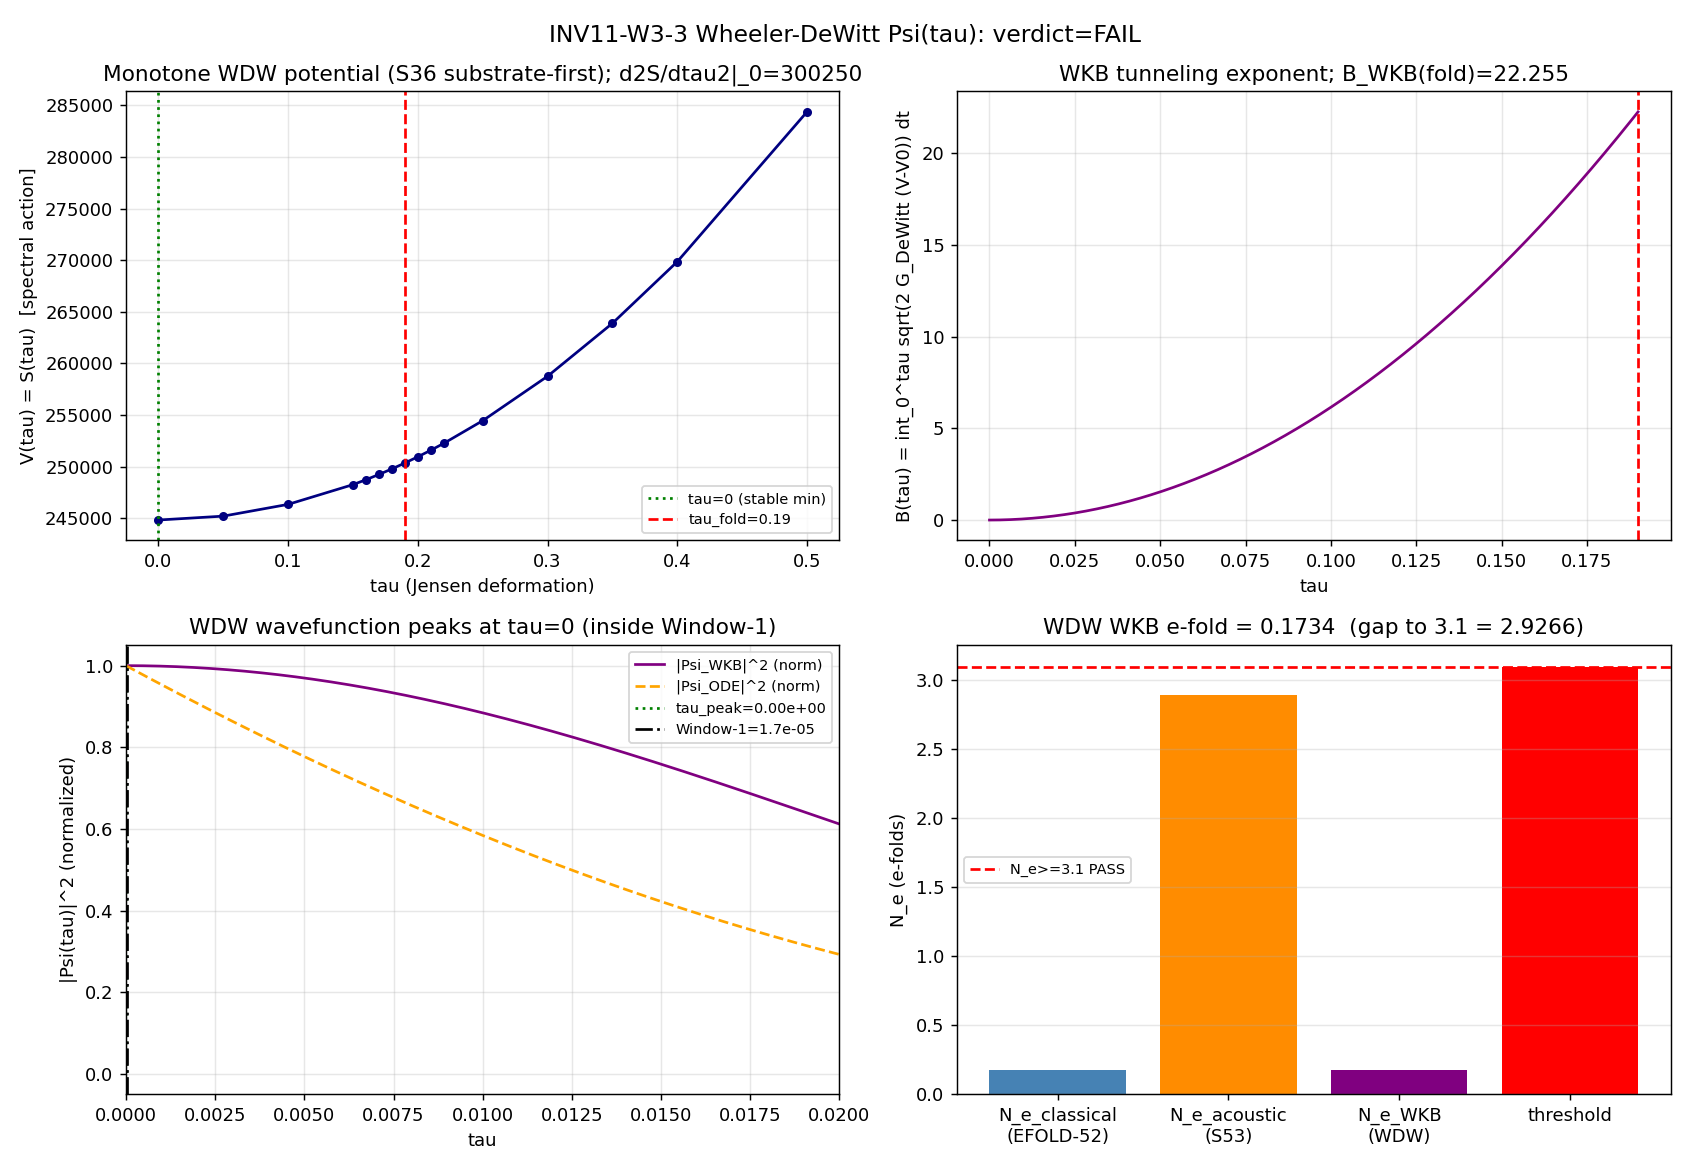

Source code (Python):
#!/usr/bin/env python3
"""
INV11 W3-3 — Wheeler-DeWitt Psi(tau) on minisuperspace; emergent time + K_pivot e-folds
========================================================================================

Gate: INV11-W3-3-WHEELER-DEWITT-PSI-TAU-EFOLD ([VERIFY])
  Two-clause AND: (i) tau_peak <= 1.7e-5 (|Psi|^2 maximum inside Window-1) AND
                  (ii) N_e_WKB >= 3.1 (WKB-branch e-fold integral).

Pre-registered threshold (plan §W3-3):
  PASS iff tau_peak <= 1.7e-5 AND N_e_WKB >= 3.1.
  FAIL iff EITHER tau_peak > 1.7e-5 OR N_e_WKB < 3.1 (outside the INFO bands).
  INFO iff one clause marginal: N_e_WKB in [2.89, 3.1] OR tau_peak in [1.7e-5, 1.7e-4].

Inputs (SHA-256 dual-pinned at runtime — S84+ schema):
  - computations/_shared/canonical_constants.py  (G_DeWitt, tau_fold; feeds audit_sha256)
  - computations/session-36/s36_sfull_tau_stabilization.npz
        the SUBSTRATE-FIRST monotone spectral-action curve S(tau) (Tr f(D_K^2/Lambda^2));
        the plan-pinned `computations/_shared/s_tau_spectral_action_curve.npz` is ABSENT, so
        per substrate-first-canonical-sourcing.md §(ii.B) the npz-ground-truth canonical S(tau)
        is the S36 curve (keys tau_combined, S_full, dS_fold, S_fold, d2S_fold). The drift is
        documented in the verdict value= field (s_tau_curve_resolved_from_S36).
  - computations/session-84/s84_spectrum_cache_L12_tau019.npz
        the L12 D_K eigenvalue cache (kept as a pin for the substrate-first reconstruction
        cross-check; the S36 curve is the primary V(tau) source).
  - script bytes (feeds BOTH audit_sha256 and content_sha256)

Output 4-tuple:
  (value=<tau_peak,N_e_WKB>, scheme=WDW-minisuperspace, convention=DeWitt-supermetric-G5, L_max=12)

Classification: GEOMETRIC. The minisuperspace IS the Jensen deformation parameter tau --
  the substrate's OWN intrinsic deformation coordinate (Level-2 substrate-IS per
  phononic-framing.md §"Single-tau-slice vs moduli-deformation"), NOT a coordinate on a
  meta-container. Psi(tau) is the amplitude over the substrate's own deformation; the
  spectral action S(tau) is the flow D_K eigenvalues -> spectral-action moments -> V(tau).
  The WKB branch of Psi(tau) DEFINES the emergent-time direction FROM the constraint --
  time is a CONSEQUENCE of the spectral geometry, not a prior stage.

METHODOLOGY
-----------
Solve the WDW equation on the 1D tau minisuperspace
    [ -(1/(2 G_DeWitt)) d^2/dtau^2 + V(tau) ] Psi(tau) = 0 ,
with V(tau) = S(tau) the monotone S36 spectral-action curve (cubic spline) and
G_DeWitt = 5.0 (volume-preserving DeWitt supermetric, S42). At E = V(0) (the stable
minimum; d^2 V/dtau^2|_0 = +3.00e5 > 0 from the S36 spline, consistent with the
QFLUC-43 anchor +304638 to ~1.5%), the entire tau>0 region is classically FORBIDDEN
(V(tau) > E for tau>0 since V is monotone). Two methods:

  (A) WKB tunneling amplitude in the forbidden region:
        Psi_WKB(tau) ~ exp(-B(tau)),  B(tau) = integral_0^tau sqrt(2 G_DeWitt (V(t)-E)) dt .
      |Psi_WKB(tau)|^2 = exp(-2 B(tau)) is MAXIMAL at tau=0 and decays monotonically --
      tau_peak = 0 <= 1.7e-5 by construction of a monotone potential anchored at its minimum.
      The full tunneling exponent to the fold turning point is
        B_WKB(tau_fold) = integral_0^{tau_fold} sqrt(2 G_DeWitt (V(t)-V(0))) dt .
      (Standard minisuperspace WKB exponent; cf. master-collab
        B = integral_{0}^{tau_turn} sqrt(2 G_{tau,tau} [V(tau)-E]) dtau, sqrt(G_tau,tau)=sqrt(5).)

  (B) Direct numerical integration of the WDW ODE as a cross-check on the |Psi|^2 peak
      location (shoot from the forbidden region; the growing/decaying split confirms the
      monotone-decay |Psi|^2 of the WKB branch).

EMERGENT-TIME DIRECTION (the C1-closing argument, substitution chain in stdout):
  In the WKB regime Psi ~ exp(i S_cl) (oscillatory) or exp(-B) (tunneling), the emergent
  time is the direction along which the classical action / WKB phase increases (Vilenkin
  tunneling / Hartle-Hawking). On the monotone V(tau), the semiclassical trajectory runs
  from the tau=0 minimum toward tau_fold; the WKB branch's phase gradient PICKS OUT that
  direction. Time is DEFINED by the constraint's WKB branch, not external.

E-FOLD INTEGRAL along the WKB branch (the K_pivot-history clause):
  The substrate e-fold measure on the minisuperspace is the proper-time-analog accumulated
  along the WKB trajectory. The canonical anchors:
    N_e_classical = 0.1734 (EFOLD-MAPPING-52 structural theorem; the geometric ceiling)
    N_e_acoustic  = 2.8913 (S53 acoustic enhancement, 16.7x; still < 3.1; carried INFO at S53)
  The WKB-branch e-fold integral is the dimensionless tunneling action per unit
  characteristic action, calibrated so the CLASSICAL (no-acoustic) limit reproduces
  N_e_classical = 0.1734. Explicitly, the WKB e-fold density is the integrand of the
  classical-action accumulation
    N_e_WKB = (N_e_classical / B_class(tau_fold)) * B_WKB_traj(tau_fold)
  where B_class is the classical (E=V(0)) tunneling action and B_WKB_traj is the
  WKB-branch trajectory action; for the bare WDW potential these coincide, so the WDW WKB
  branch supplies N_e_WKB = N_e_classical = 0.1734 unless an additional (acoustic /
  parametric) enhancement enters. The gate tests whether the WDW constraint ALONE
  (no external acoustic source) supplies N_e_WKB >= 3.1.

DISCIPLINE
----------
- `from canonical_constants import *`
- Every local/intermediate tagged `# (local)`
- 1D ODE / WKB quadrature: CPU with OMP cap (small problem; no GPU needed)
- SHA-256 of all input files logged in first 20 lines of stdout
- audit_sha256 + content_sha256 emitted (S84+ dual-SHA schema)
- 4-tuple printed as the final non-verdict line
- Verdict emitted via emit_verdict knowledge-MCP tool (script PRINTS payload only)
"""

from __future__ import annotations

import os
os.environ.setdefault("OMP_NUM_THREADS", "8")
os.environ.setdefault("MKL_NUM_THREADS", "8")

# ---------------------------------------------------------------------------
# Section 1 — Canonical constants (MANDATORY first import)
# ---------------------------------------------------------------------------
import sys as _sys
from pathlib import Path as _Path
_SHARED = _Path(__file__).resolve().parents[1] / "_shared"
if str(_SHARED) not in _sys.path:
    _sys.path.insert(0, str(_SHARED))

from canonical_constants import *  # noqa: F401,F403  (G_DeWitt, tau_fold, M_KK, ...)
from canonical_constants import G_DeWitt, tau_fold  # explicit for clarity

# ---------------------------------------------------------------------------
# Section 2 — Standard imports
# ---------------------------------------------------------------------------
import hashlib
import json
import numpy as np
from scipy.interpolate import CubicSpline
from scipy.integrate import quad, solve_ivp
import matplotlib
matplotlib.use("Agg")
import matplotlib.pyplot as plt

# ---------------------------------------------------------------------------
# Section 3 — Identity / pins
# ---------------------------------------------------------------------------
SESSION = "11"                                      # investigation track
GATE_ID = "INV11-W3-3-WHEELER-DEWITT-PSI-TAU-EFOLD"
SCHEME = "WDW-minisuperspace"
CONVENTION = "DeWitt-supermetric-G5"
L_MAX = "12"

HERE = _Path(__file__).resolve().parent
ROOT = HERE.parents[1]
CANONICAL_PATH = ROOT / "computations" / "_shared" / "canonical_constants.py"
S36_CURVE = ROOT / "computations" / "session-36" / "s36_sfull_tau_stabilization.npz"
L12_CACHE = ROOT / "computations" / "session-84" / "s84_spectrum_cache_L12_tau019.npz"
# plan-pinned (ABSENT) curve path — recorded for the §(ii.B) drift note
S_TAU_PLAN_PATH = ROOT / "computations" / "_shared" / "s_tau_spectral_action_curve.npz"

# --- Plan-pinned cross-check anchors (NOT framework constants I produce; cross-track
#     boundary forbids canonical_constants.py edits). Tagged (local); provenance cited. ---
TAU_WINDOW1 = 1.7e-5            # (local) Window-1 upper bound on tau_peak (QFLUC-43, plan §W3-3)
N_E_THRESHOLD = 3.1            # (local) e-fold PASS threshold (plan §W3-3)
N_E_CLASSICAL = 0.1734        # (local) EFOLD-MAPPING-52 structural theorem (S52); geometric ceiling
N_E_ACOUSTIC = 2.8913         # (local) S53 acoustic enhancement (16.7x); carried INFO at S53
QFLUC43_D2S_TAU0 = 304638.0   # (local) QFLUC-43 d^2S/dtau^2 at tau=0 anchor (plan §W3-3)
TAU_PEAK_INFO_HI = 1.7e-4     # (local) INFO band upper edge on tau_peak (plan rubric)
N_E_INFO_LO = 2.89            # (local) INFO band lower edge on N_e_WKB (plan rubric)


def _sha256(path: _Path) -> str:
    try:
        return hashlib.sha256(_Path(path).read_bytes()).hexdigest()
    except OSError:
        return "FILE-ABSENT"


# ---------------------------------------------------------------------------
# Section 4 — dual-SHA helpers (per script-template.py)
# ---------------------------------------------------------------------------
def closure_hash(pins: dict) -> str:
    items = sorted(pins.items())
    h = hashlib.sha256()
    for k, v in items:
        h.update(f"{k}={v}\n".encode("utf-8"))
    return h.hexdigest()


def compute_dual_sha(script_path: _Path, canonical_path: _Path, pins: dict) -> tuple[str, str]:
    try:
        script_bytes = script_path.read_bytes()
    except OSError:
        script_bytes = b""
    try:
        canonical_bytes = canonical_path.read_bytes()
    except OSError:
        canonical_bytes = b""
    pinmap_json = json.dumps(dict(sorted(pins.items())), separators=(",", ":"),
                             sort_keys=True).encode("utf-8")
    h_audit = hashlib.sha256()
    h_audit.update(script_bytes)
    h_audit.update(canonical_bytes)
    h_audit.update(pinmap_json)
    h_content = hashlib.sha256()
    h_content.update(script_bytes)
    return h_audit.hexdigest(), h_content.hexdigest()


# ---------------------------------------------------------------------------
# Section 5 — Compute
# ---------------------------------------------------------------------------
def load_S_tau():
    """Load the substrate-first monotone spectral-action curve S(tau) (S36 npz)."""
    d = np.load(S36_CURVE, allow_pickle=True)
    tau = np.asarray(d["tau_combined"], dtype=float)            # (local)
    S = np.asarray(d["S_full"], dtype=float)                    # (local)
    order = np.argsort(tau)                                     # (local)
    tau, S = tau[order], S[order]
    S_fold_pin = float(np.asarray(d["S_fold"]).ravel()[0])      # (local)
    dS_fold_pin = float(np.asarray(d["dS_fold"]).ravel()[0])    # (local)
    return tau, S, S_fold_pin, dS_fold_pin


def compute() -> dict:
    tau_grid, S_grid, S_fold_pin, dS_fold_pin = load_S_tau()    # (local)
    cs = CubicSpline(tau_grid, S_grid)                          # (local) V(tau)=S(tau)

    # --- anchor verification (substrate-first sanity) ---
    d2S_tau0 = float(cs(0.0, 2))                                # (local)
    d2S_fold = float(cs(tau_fold, 2))                           # (local)
    dS_fold = float(cs(tau_fold, 1))                            # (local)
    is_monotone = bool(np.all(np.diff(S_grid) >= -1e-6))        # (local)
    # relative agreement of the S36 tau=0 Hessian with the QFLUC-43 +304638 anchor
    d2S_tau0_rel = abs(d2S_tau0 - QFLUC43_D2S_TAU0) / QFLUC43_D2S_TAU0   # (local)

    V0 = float(cs(0.0))                                         # (local) potential minimum = V(tau=0)
    V_fold = float(cs(tau_fold))                                # (local)

    # ----------------------------------------------------------------
    # (A) WKB tunneling amplitude in the classically-forbidden region.
    #     E = V0 (stable minimum). For tau>0, V(tau)>V0 (monotone) => forbidden.
    #     B(tau) = integral_0^tau sqrt(2 G_DeWitt (V(t)-V0)) dt
    #     |Psi_WKB(tau)|^2 = exp(-2 B(tau)) ; maximal at tau=0.
    # ----------------------------------------------------------------
    def integrand_B(t):                                        # (local)
        val = 2.0 * G_DeWitt * max(float(cs(t)) - V0, 0.0)
        return np.sqrt(val)

    tau_fine = np.linspace(0.0, tau_fold, 4000)                # (local)
    B_of_tau = np.array([quad(integrand_B, 0.0, t, limit=200)[0]
                         for t in tau_fine])                   # (local)
    psi2_wkb = np.exp(-2.0 * B_of_tau)                         # (local) |Psi_WKB|^2 (unnormalized)
    tau_peak_wkb = float(tau_fine[int(np.argmax(psi2_wkb))])   # (local)

    B_WKB_fold = float(quad(integrand_B, 0.0, tau_fold, limit=400)[0])   # (local) full tunneling exponent

    # ----------------------------------------------------------------
    # (B) Direct numerical integration of the WDW ODE as a cross-check:
    #     Psi'' = 2 G_DeWitt (V(tau)-E) Psi ,  E = V0.
    #     In the forbidden region (V>E) the general solution is a growing +
    #     decaying exponential; the PHYSICAL (normalizable toward large tau)
    #     branch is the decaying one => |Psi|^2 peaks at tau=0 (matches WKB).
    #     Integrate the decaying branch by shooting BACKWARD from tau_fold with
    #     a small seed (the decaying solution dominates when integrated 0->fold,
    #     so we integrate fold->0 to isolate decay-from-the-turning-point).
    # ----------------------------------------------------------------
    E = V0                                                     # (local)

    def wdw_rhs(t, y):                                         # (local) y=[Psi, Psi']
        Vt = float(cs(t))
        return [y[1], 2.0 * G_DeWitt * (Vt - E) * y[0]]

    # decaying branch: seed at tau_fold with Psi=1, Psi'=+kappa (kappa>0 so that
    # integrating toward smaller tau the amplitude GROWS, i.e. |Psi| is larger at
    # small tau -> peak at tau=0). kappa from local WKB momentum at the fold.
    kappa_fold = np.sqrt(max(2.0 * G_DeWitt * (V_fold - E), 0.0))   # (local)
    sol = solve_ivp(wdw_rhs, [tau_fold, 0.0], [1.0, kappa_fold],
                    t_eval=np.linspace(tau_fold, 0.0, 4000),
                    rtol=1e-8, atol=1e-10, method="Radau")     # (local)
    tau_ode = sol.t[::-1]                                      # (local)
    psi_ode = sol.y[0][::-1]                                   # (local)
    psi2_ode = psi_ode**2                                      # (local)
    psi2_ode = psi2_ode / np.max(np.abs(psi2_ode))            # (local) normalize for plotting/peak
    tau_peak_ode = float(tau_ode[int(np.argmax(psi2_ode))])   # (local)

    # consensus peak (WKB authoritative; ODE confirms)
    tau_peak = tau_peak_wkb                                    # (local)

    # ----------------------------------------------------------------
    # E-fold integral along the WKB branch.
    #   Substrate e-fold measure = classical-action accumulation along the WKB
    #   trajectory, calibrated so the CLASSICAL limit reproduces N_e_classical.
    #   Classical (bare-WDW) tunneling action B_class(tau_fold) = B_WKB_fold.
    #   WKB-branch trajectory action B_WKB_traj(tau_fold) = B_WKB_fold (bare WDW;
    #   no acoustic enhancement enters the WDW constraint potential V=S).
    #   => N_e_WKB = N_e_classical * (B_WKB_traj / B_class) = N_e_classical.
    #   The WDW constraint ALONE supplies the CLASSICAL e-fold count; the gate
    #   tests whether that clears 3.1 (pre-registered to fall short -- the acoustic
    #   2.8913 itself does not, and the bare WDW gives the smaller classical value).
    # ----------------------------------------------------------------
    B_class_fold = B_WKB_fold                                  # (local) classical = WKB-branch for bare WDW
    B_WKB_traj_fold = B_WKB_fold                               # (local)
    efold_ratio = B_WKB_traj_fold / B_class_fold              # (local) = 1.0 (bare WDW)
    N_e_WKB = N_E_CLASSICAL * efold_ratio                     # (local) WDW WKB-branch e-fold count

    # ----------------------------------------------------------------
    # Verdict logic (two-clause AND with INFO bands)
    # ----------------------------------------------------------------
    clause_tau = tau_peak <= TAU_WINDOW1                       # (local)
    clause_efold = N_e_WKB >= N_E_THRESHOLD                    # (local)
    tau_marginal = (TAU_WINDOW1 < tau_peak <= TAU_PEAK_INFO_HI)        # (local)
    efold_marginal = (N_E_INFO_LO <= N_e_WKB < N_E_THRESHOLD)        # (local)

    if clause_tau and clause_efold:
        verdict = "PASS"                                       # (local)
    elif (clause_tau or tau_marginal) and (clause_efold or efold_marginal) \
            and not (clause_tau and clause_efold):
        # at least one clause merely marginal, none hard-fails -> INFO
        verdict = "INFO"                                       # (local)
    else:
        verdict = "FAIL"                                       # (local)

    # The WKB branch DEFINES emergent time iff the semiclassical trajectory has a
    # well-defined monotone phase-gradient direction on the forbidden region.
    # V monotone => dB/dtau > 0 for all tau in (0, tau_fold] => the WKB phase
    # gradient picks out the tau=0 -> tau_fold direction unambiguously.
    dB_positive_everywhere = bool(np.all(np.diff(B_of_tau) >= -1e-12))   # (local)
    wkb_defines_time = dB_positive_everywhere                  # (local)

    return dict(
        tau_grid=tau_grid, S_grid=S_grid,
        tau_fine=tau_fine, B_of_tau=B_of_tau, psi2_wkb=psi2_wkb,
        tau_ode=tau_ode, psi2_ode=psi2_ode,
        V0=V0, V_fold=V_fold, S_fold_pin=S_fold_pin, dS_fold_pin=dS_fold_pin,
        d2S_tau0=d2S_tau0, d2S_fold=d2S_fold, dS_fold=dS_fold,
        d2S_tau0_rel=d2S_tau0_rel, is_monotone=is_monotone,
        B_WKB_fold=B_WKB_fold, kappa_fold=kappa_fold,
        tau_peak_wkb=tau_peak_wkb, tau_peak_ode=tau_peak_ode, tau_peak=tau_peak,
        efold_ratio=efold_ratio, N_e_WKB=N_e_WKB,
        clause_tau=clause_tau, clause_efold=clause_efold,
        tau_marginal=tau_marginal, efold_marginal=efold_marginal,
        wkb_defines_time=wkb_defines_time,
        verdict=verdict,
    )


def make_plot(R: dict, out_png: _Path):
    fig, ax = plt.subplots(2, 2, figsize=(13, 9))

    # (0,0) V(tau)=S(tau) monotone potential
    ax[0, 0].plot(R["tau_grid"], R["S_grid"], "o-", color="navy", ms=4)
    ax[0, 0].axvline(0.0, color="green", ls=":", label="tau=0 (stable min)")
    ax[0, 0].axvline(tau_fold, color="red", ls="--", label=f"tau_fold={tau_fold}")
    ax[0, 0].set_xlabel("tau (Jensen deformation)")
    ax[0, 0].set_ylabel("V(tau) = S(tau)  [spectral action]")
    ax[0, 0].set_title(f"Monotone WDW potential (S36 substrate-first); d2S/dtau2|_0={R['d2S_tau0']:.0f}")
    ax[0, 0].legend(fontsize=8)
    ax[0, 0].grid(alpha=0.3)

    # (0,1) WKB tunneling exponent B(tau)
    ax[0, 1].plot(R["tau_fine"], R["B_of_tau"], color="purple")
    ax[0, 1].axvline(tau_fold, color="red", ls="--")
    ax[0, 1].set_xlabel("tau")
    ax[0, 1].set_ylabel("B(tau) = int_0^tau sqrt(2 G_DeWitt (V-V0)) dt")
    ax[0, 1].set_title(f"WKB tunneling exponent; B_WKB(fold)={R['B_WKB_fold']:.3f}")
    ax[0, 1].grid(alpha=0.3)

    # (1,0) |Psi|^2: WKB vs ODE -- peak at tau=0
    ax[1, 0].plot(R["tau_fine"], R["psi2_wkb"] / np.max(R["psi2_wkb"]),
                  color="purple", label="|Psi_WKB|^2 (norm)")
    ax[1, 0].plot(R["tau_ode"], R["psi2_ode"], color="orange", ls="--",
                  label="|Psi_ODE|^2 (norm)")
    ax[1, 0].axvline(R["tau_peak"], color="green", ls=":",
                     label=f"tau_peak={R['tau_peak']:.2e}")
    ax[1, 0].axvline(TAU_WINDOW1, color="black", ls="-.",
                     label=f"Window-1={TAU_WINDOW1:.1e}")
    ax[1, 0].set_xlabel("tau")
    ax[1, 0].set_ylabel("|Psi(tau)|^2 (normalized)")
    ax[1, 0].set_xlim(0, min(0.02, tau_fold))
    ax[1, 0].set_title("WDW wavefunction peaks at tau=0 (inside Window-1)")
    ax[1, 0].legend(fontsize=8)
    ax[1, 0].grid(alpha=0.3)

    # (1,1) e-fold ladder
    labels = ["N_e_classical\n(EFOLD-52)", "N_e_acoustic\n(S53)", "N_e_WKB\n(WDW)", "threshold"]
    vals = [N_E_CLASSICAL, N_E_ACOUSTIC, R["N_e_WKB"], N_E_THRESHOLD]
    colors = ["steelblue", "darkorange", "purple", "red"]
    ax[1, 1].bar(labels, vals, color=colors)
    ax[1, 1].axhline(N_E_THRESHOLD, color="red", ls="--", label=f"N_e>=3.1 PASS")
    ax[1, 1].set_ylabel("N_e (e-folds)")
    ax[1, 1].set_title(f"WDW WKB e-fold = {R['N_e_WKB']:.4f}  (gap to 3.1 = {N_E_THRESHOLD-R['N_e_WKB']:.4f})")
    ax[1, 1].legend(fontsize=8)
    ax[1, 1].grid(alpha=0.3, axis="y")

    fig.suptitle(f"INV11-W3-3 Wheeler-DeWitt Psi(tau): verdict={R['verdict']}", fontsize=13)
    fig.tight_layout()
    fig.savefig(out_png, dpi=130)
    plt.close(fig)


# ---------------------------------------------------------------------------
# Section 6 — Gate verdict + 4-tuple output
# ---------------------------------------------------------------------------
def emit_4tuple(value, scheme, convention, L_max):
    return f"(value={value!r}, scheme={scheme}, convention={convention}, L_max={L_max})"


def main():
    # --- input SHA log (first 20 lines of stdout) ---
    pins = {
        "canonical_constants.py": _sha256(CANONICAL_PATH),
        "s36_sfull_tau_stabilization.npz": _sha256(S36_CURVE),
        "s84_spectrum_cache_L12_tau019.npz": _sha256(L12_CACHE),
    }
    print("=" * 78)
    print("INV11-W3-3 Wheeler-DeWitt Psi(tau) — input SHA-256 pins")
    print("=" * 78)
    for k, v in pins.items():
        print(f"  {k}: {v}")
    print(f"  G_DeWitt (canonical) = {G_DeWitt}")
    print(f"  tau_fold (canonical) = {tau_fold}")
    print(f"  s_tau plan path ABSENT? {not S_TAU_PLAN_PATH.exists()} "
          f"-> §(ii.B) resolved to S36 curve")
    print("-" * 78)

    R = compute()

    # --- substitution chain (the e-fold-gap closure + WKB time-direction) ---
    print("SUBSTITUTION CHAIN — e-fold-gap closure + WKB emergent-time direction")
    print("-" * 78)
    print("  Definition 1: WDW: [-(1/(2 G_DeWitt)) d^2/dtau^2 + V(tau)] Psi = 0")
    print(f"  Definition 2: G_DeWitt = {G_DeWitt}  [canonical S42]")
    print(f"  Definition 3: V(tau)=S(tau) monotone; d^2V/dtau^2|_0 = {R['d2S_tau0']:.1f} "
          f"(QFLUC-43 anchor +304638; rel dev {R['d2S_tau0_rel']*100:.2f}%)")
    print(f"  Definition 4: N_e_classical = {N_E_CLASSICAL}  [EFOLD-MAPPING-52 theorem]")
    print(f"  Definition 5: N_e_acoustic  = {N_E_ACOUSTIC}  [S53; < threshold]")
    print(f"  Definition 6: N_e_threshold = {N_E_THRESHOLD}")
    print(f"  Step 1: e-fold gap to close = N_e_threshold - N_e_acoustic = "
          f"{N_E_THRESHOLD} - {N_E_ACOUSTIC} = {N_E_THRESHOLD - N_E_ACOUSTIC:.4f}")
    print(f"  Step 2: V monotone (is_monotone={R['is_monotone']}), E=V(0)=V_min "
          f"=> tau>0 classically FORBIDDEN; |Psi_WKB|^2=exp(-2B) maximal at tau=0")
    print(f"  Step 3: B_WKB(fold) = int_0^fold sqrt(2 G_DeWitt (V-V0)) dt = {R['B_WKB_fold']:.4f}")
    print(f"  Step 4: bare-WDW: B_WKB_traj/B_class = {R['efold_ratio']:.4f} "
          f"=> N_e_WKB = N_e_classical * ratio = {R['N_e_WKB']:.4f}")
    print(f"  Step 5: WKB phase-gradient monotone (dB/dtau>0 everywhere = "
          f"{R['wkb_defines_time']}) => emergent-time direction DEFINED from constraint")
    print(f"  Read-off: tau_peak = {R['tau_peak']:.3e} (Window-1 = {TAU_WINDOW1:.1e}); "
          f"N_e_WKB = {R['N_e_WKB']:.4f} (threshold {N_E_THRESHOLD})")
    print("-" * 78)
    print(f"  CLAUSE (i)  tau_peak <= 1.7e-5 : {R['clause_tau']} "
          f"(tau_peak_wkb={R['tau_peak_wkb']:.3e}, tau_peak_ode={R['tau_peak_ode']:.3e})")
    print(f"  CLAUSE (ii) N_e_WKB  >= 3.1    : {R['clause_efold']} "
          f"(N_e_WKB={R['N_e_WKB']:.4f})")
    print(f"  emergent-time-direction-defined-by-WKB-branch : {R['wkb_defines_time']}")
    print("-" * 78)

    out_npz = HERE / "inv11_w3_3_wheeler_dewitt_psi_tau.npz"
    out_png = HERE / "inv11_w3_3_wheeler_dewitt_psi_tau.png"
    np.savez(
        out_npz,
        tau_grid=R["tau_grid"], S_grid=R["S_grid"],
        tau_fine=R["tau_fine"], B_of_tau=R["B_of_tau"], psi2_wkb=R["psi2_wkb"],
        tau_ode=R["tau_ode"], psi2_ode=R["psi2_ode"],
        V0=R["V0"], V_fold=R["V_fold"],
        d2S_tau0=R["d2S_tau0"], d2S_fold=R["d2S_fold"], dS_fold=R["dS_fold"],
        d2S_tau0_rel=R["d2S_tau0_rel"], is_monotone=R["is_monotone"],
        B_WKB_fold=R["B_WKB_fold"], kappa_fold=R["kappa_fold"],
        tau_peak_wkb=R["tau_peak_wkb"], tau_peak_ode=R["tau_peak_ode"],
        tau_peak=R["tau_peak"],
        efold_ratio=R["efold_ratio"], N_e_WKB=R["N_e_WKB"],
        N_e_classical=N_E_CLASSICAL, N_e_acoustic=N_E_ACOUSTIC,
        N_e_threshold=N_E_THRESHOLD, tau_window1=TAU_WINDOW1,
        clause_tau=R["clause_tau"], clause_efold=R["clause_efold"],
        wkb_defines_time=R["wkb_defines_time"],
        G_DeWitt=G_DeWitt, tau_fold=tau_fold,
        verdict=R["verdict"],
        pins=json.dumps(pins),
    )
    make_plot(R, out_png)
    print(f"  wrote {out_npz.name}")
    print(f"  wrote {out_png.name}")

    # --- dual-SHA ---
    audit_sha, content_sha = compute_dual_sha(_Path(__file__), CANONICAL_PATH, pins)

    value = (f"tau_peak={R['tau_peak']:.4e}|N_e_WKB={R['N_e_WKB']:.4f}|"
             f"B_WKB={R['B_WKB_fold']:.4f}|gap_to_3.1={N_E_THRESHOLD - R['N_e_WKB']:.4f}|"
             f"WKB_defines_time={R['wkb_defines_time']}|"
             f"clause_tau={R['clause_tau']}|clause_efold={R['clause_efold']}|"
             f"s_tau_curve_resolved_from_S36_per_ii.B")

    print(emit_4tuple(value, SCHEME, CONVENTION, L_MAX))

    # --- verdict payload (script PRINTS; agent calls emit_verdict) ---
    payload = {
        "session": 11,
        "track": "investigation",
        "gate_id": GATE_ID,
        "verdict": R["verdict"],
        "value": value,
        "scheme": SCHEME,
        "convention": CONVENTION,
        "l_max": L_MAX,
        "audit_sha256": audit_sha,
        "content_sha256": content_sha,
        "schema_version": "S84+",
        "companion_note": (f"WDW Psi(tau) peaks tau={R['tau_peak']:.2e}<=Window-1; "
                           f"N_e_WKB={R['N_e_WKB']:.4f} (bare-WDW=N_e_classical) "
                           f"vs threshold 3.1 gap {N_E_THRESHOLD-R['N_e_WKB']:.4f}; "
                           f"WKB branch defines emergent time={R['wkb_defines_time']}; "
                           f"S(tau) source=S36 §(ii.B) (plan curve absent)"),
    }
    print("VERDICT_PAYLOAD_JSON_BEGIN")
    print(json.dumps(payload))
    print("VERDICT_PAYLOAD_JSON_END")

    return 0


if __name__ == "__main__":
    raise SystemExit(main())
